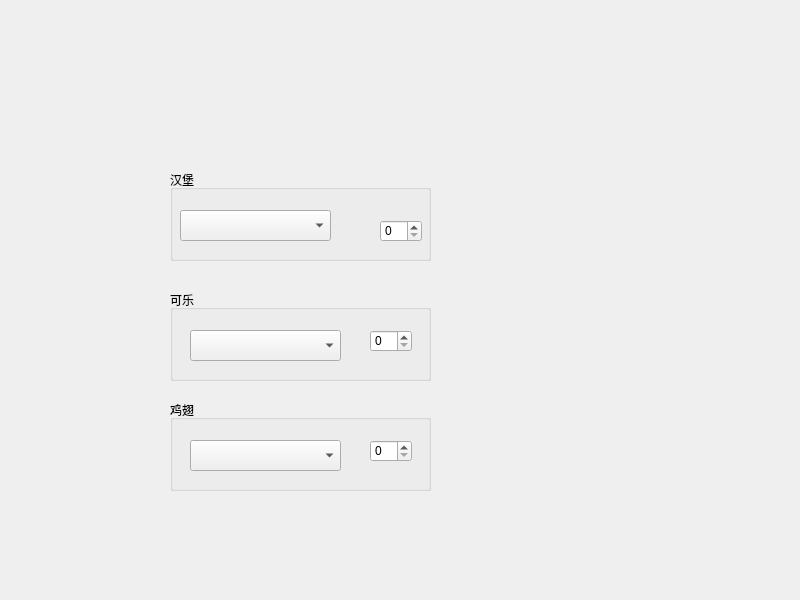
<?xml version="1.0" encoding="UTF-8"?>
<ui version="4.0">
 <class>Widget</class>
 <widget class="QWidget" name="Widget">
  <property name="geometry">
   <rect>
    <x>0</x>
    <y>0</y>
    <width>800</width>
    <height>600</height>
   </rect>
  </property>
  <property name="windowTitle">
   <string>Widget</string>
  </property>
  <widget class="QGroupBox" name="groupBox">
   <property name="geometry">
    <rect>
     <x>170</x>
     <y>170</y>
     <width>261</width>
     <height>91</height>
    </rect>
   </property>
   <property name="title">
    <string>汉堡</string>
   </property>
   <widget class="QComboBox" name="comboBox">
    <property name="geometry">
     <rect>
      <x>10</x>
      <y>40</y>
      <width>151</width>
      <height>31</height>
     </rect>
    </property>
   </widget>
   <widget class="QSpinBox" name="spinBox">
    <property name="geometry">
     <rect>
      <x>210</x>
      <y>50</y>
      <width>42</width>
      <height>22</height>
     </rect>
    </property>
   </widget>
  </widget>
  <widget class="QGroupBox" name="groupBox_2">
   <property name="geometry">
    <rect>
     <x>170</x>
     <y>290</y>
     <width>261</width>
     <height>91</height>
    </rect>
   </property>
   <property name="title">
    <string>可乐</string>
   </property>
   <widget class="QComboBox" name="comboBox_2">
    <property name="geometry">
     <rect>
      <x>20</x>
      <y>40</y>
      <width>151</width>
      <height>31</height>
     </rect>
    </property>
   </widget>
   <widget class="QSpinBox" name="spinBox_2">
    <property name="geometry">
     <rect>
      <x>200</x>
      <y>40</y>
      <width>42</width>
      <height>22</height>
     </rect>
    </property>
   </widget>
  </widget>
  <widget class="QGroupBox" name="groupBox_3">
   <property name="geometry">
    <rect>
     <x>170</x>
     <y>400</y>
     <width>261</width>
     <height>91</height>
    </rect>
   </property>
   <property name="title">
    <string>鸡翅</string>
   </property>
   <widget class="QComboBox" name="comboBox_3">
    <property name="geometry">
     <rect>
      <x>20</x>
      <y>40</y>
      <width>151</width>
      <height>31</height>
     </rect>
    </property>
   </widget>
   <widget class="QSpinBox" name="spinBox_3">
    <property name="geometry">
     <rect>
      <x>200</x>
      <y>40</y>
      <width>42</width>
      <height>22</height>
     </rect>
    </property>
   </widget>
  </widget>
 </widget>
 <resources/>
 <connections/>
</ui>
